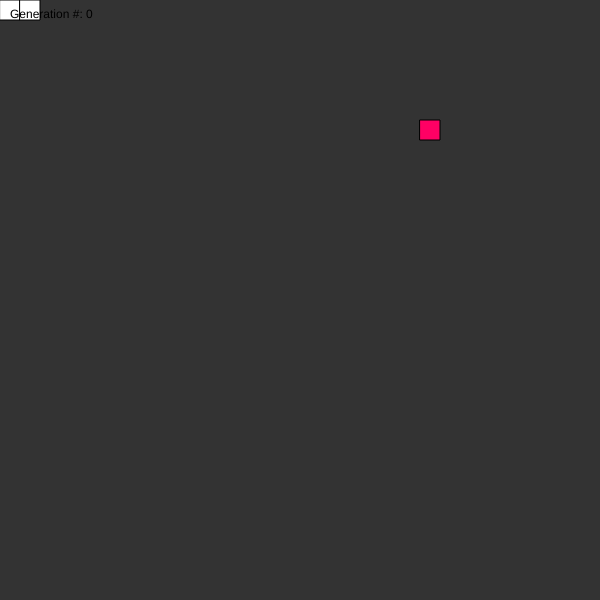
Frame 1 (no input)
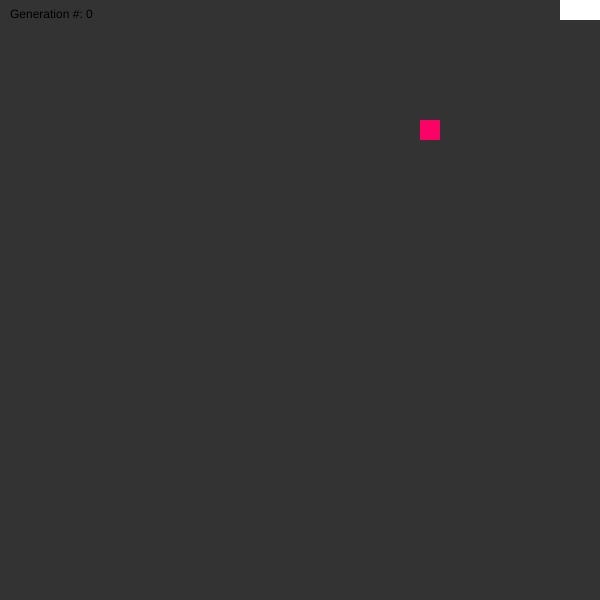
Frame 60 (no input)
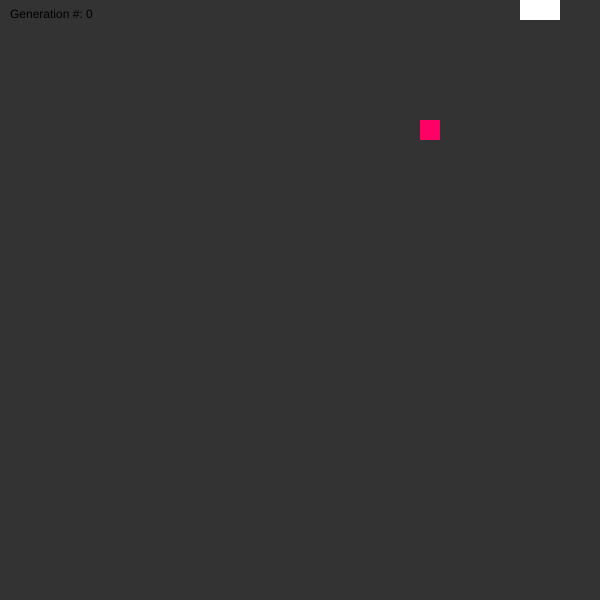
Frame 120 (the mouse pressed at the canvas centre since frame 60)

The p5.js sketch that drew these frames (run headless with seeded random() and noise() and a simulated clock; from frame 60 on, the mouse is pressed at the canvas centre):

// p5.js sketch
// ── sketch.js
//Snake Game with Genetic Algorithms

//Tomás Sáez


//delete code
var snake;
var scl = 20;

var food;

//Genetics
let population;
let target;


function setup() {
  createCanvas(600, 600);
  frameRate(20);
  pickLocation();

  
  let mutationRate = 0.01;
  let popmax = 5;
  population = new Population(mutationRate,popmax);
}

function draw() {
  background(51);


  // snake.death();
  // snake.update();
  // snake.show();
  
  // If the generation hasn't ended yet
  if(population.isAlive())
  {
    //if the current snake eats food, pick a new random location
    if(population.eats(food)){
      pickLocation();
    }
    //spawn one by one 
    population.live();

  }else{
    //Process of new generation
    population.fitness();
    population.selection();
    population.reproduction();
  }
  
  //Display target
  fill(255, 0, 100);
  rect(food.x, food.y, scl, scl);


  // Display some info
  fill(0);
  noStroke();
  text("Generation #: " + population.getGenerations(), 10, 18);
}


function pickLocation() {
  var cols = floor(width/scl);
  var rows = floor(height/scl);

  food = createVector(floor(random(cols)), floor(random(rows)));
  food.mult(scl);

}






// function keyPressed() {
//   if (keyCode === UP_ARROW) {
//     snake.dir(0, -1);
//   } else if (keyCode === DOWN_ARROW) {
//     snake.dir(0, 1);
//   } else if (keyCode === RIGHT_ARROW) {
//     snake.dir(1, 0);
//   } else if (keyCode === LEFT_ARROW) {
//     snake.dir(-1, 0);
//   }
// }
// ── DNA.js
class DNA{
    constructor(newGenes){

        if(newGenes){
            this.genes = newGenes;
        }else{

            this.genes = [];
            this.genes[0] = createVector()

        }

        //continuar
    }

    crossover(partner){
        let child = new Array(this.genes.length);
        //pick a midpoint
        let crossover = int(random(this.genes.length));

        // Take "half" from one and "half" from the other
        for(let i = 0; i < this.genes.length; i++){
            if(i > crossover) child[i] = this.genes[i];
            else child[i] = partner.genes[i];
        }
        let newGenes = new DNA(child);
        return newGenes;
    }

    mutate(m){
        for(let i = 0; i < this.genes.length; i++){
            if(random(1) < m){
                this.genes[i] = createVector( floor(random(-1,1)), floor(random(-1,1)) );
            }
        }
    }
}
// ── Population.js
//Snake Game with Genetic Algorithms

//Tomás Sáez

// A class to describe a population of "creatures"

// Initialize the population

class Population{
    constructor(mut,num){
        this.mutationRate = mut; // Mutation rate
        this.population = []; // Array to hold the current population
        this.matingPool = []; // ArrayList which we will use for our "mating pool"
        this.generations = 0;  // Number of generations
        this.snakeActive = [];
        this.currentSnake = 0;

        //make a new set of creatures
        for(let i = 0; i < num; i++){
            var location = createVector(width / 2, height / 2);
            this.population[i] = new Snake(location, new DNA());
        }
    }

    // Calculate fitness for each creature
    fitness(){
        for(let i = 0; i < this.population.length; i++){
            this.population[i].calcFitness();
        }
    }

    //Generate a mating pool
    selection(){
        //Clear the ArrayList from the previous mating pool
        this.matingPool = [];

        //Calculate best fitness of the whole population
        var maxFitness = this.getMaxFitness();

        for(let i = 0; i < this.population.length; i++){
            //https://p5js.org/reference/#/p5/map
            //Re-maps a number from one range to another.
            var fitnessNormal = map(this.population[i].getFitness(),0,maxFitness,0,1);
            var n = floor(fitnessNormal * 100);

            for(let j = 0; j < n; j++){
                this.matingPool.push(this.population[i]);
            }
        }
    }

    //Making the next generation
    reproduction(){
        //Refill the population with children from the mating pool
        for(var i = 0; i < this.population.length; i++){
            //Spring the wheel of fortune to pick two parent
            var m = floor(random(this.matingPool.length));
            var d = floor(random(this.matingPool.length));

            //pick two parents
            var mom = this.matingPool[m];
            var dad = this.matingPool[d];

            //Get their genes
            var momGenes = mom.getDNA();
            var dadGenes = dad.getDNA();

            //Make a baby
            var child = dadGenes.crossover(momGenes);
            console.log(child);
            //Mutate their genes
            child.mutate(this.mutationRate);

            //Fill the new population with the child
            var location = createVector(width / 2, height);
            this.population[i] = new Snake(location, child);
        }
        this.generations++;
    }

    live(){
        
        this.population[this.currentSnake].checkDeath();
        if(this.population[this.currentSnake].hitObstacle == true){
            //Passing to the next snake
            this.currentSnake++;
        }else{
            this.population[this.currentSnake].run();
        }
        
    }

    isAlive(){
        if(this.population[this.population.length - 1].lives() == false){
            return false;
        }
        if(this.population[this.currentSnake].lives() == true ){
            return true;
        }
    }

    eats(food){
        return this.population[this.currentSnake].eat(food);
    }

    
    /* ======================================================================================
    Getters
    */

    getCurrentSnake(){
        return this.currentSnake;
    }

    getGenerations(){
        return this.generations;
    }

    getMaxFitness(){
        var record = 0;
        for(var i = 0; i < this.population.length; i++){
            if(this.population[i].getFitness() > record){
                record = this.population[i].getFitness();
            }
        }
        return record;
    }
}
// ── snake.js
// Daniel Shiffman
// http://codingtra.in
// http://patreon.com/codingtrain
// Code for: https://youtu.be/AaGK-fj-BAM
class Snake{
    constructor(loc, dna_){
        //Fitness and DNA
        this.dna = dna_;
        this.fitness = 0;
        //Position to start
        this.position = loc.copy();
        this.timeAlive = 0;
        this.fruitsEaten = 0;
        // Some low number that will be beat instantly
        this.recordEaten = 0;
        this.recordAlive = 0;
        // Did I hit an obstacle(Am I alive?)
        this.hitObstacle = false;
        // this.currentSnake = []

        this.x = 0;
        this.y = 0;
        this.xspeed = 1;
        this.yspeed = 0;
        this.total = 1;
        this.tail = [];
    }
    
    eat(pos) {
        var d = dist(this.x, this.y, pos.x, pos.y);
        if (d < 20) {
            this.total++;
            this.fruitsEaten++;
            return true;
        } else {
            return false;
        }
    }
    
    dir(x, y) {
        this.xspeed = x;
        this.yspeed = y;
    }
    
    run(){
        this.timeAlive++;
        // if I didn't hit an obstacle, please draw me
        if(!this.hitObstacle){
            this.update();
            this.show();
        }
    }
    
    checkDeath() {
        for (var i = 0; i < this.tail.length; i++) {
            var pos = this.tail[i];
            var d = dist(this.x, this.y, pos.x, pos.y);
            if (d < 20) {
                this.hitObstacle = true;
                console.log('starting over');
                // this.total = 0;
                // this.tail = [];
            }
        }
    }
    
    update() {
        for (var i = 0; i < this.tail.length - 1; i++) {
            this.tail[i] = this.tail[i + 1];
        }
        if (this.total >= 1) {
            this.tail[this.total - 1] = createVector(this.x, this.y);
        }
        
        this.x = this.x + (this.xspeed * scl);
        this.y = this.y + (this.yspeed * scl);
        
        this.x = constrain(this.x, 0, width - scl);
        this.y = constrain(this.y, 0, height - scl);
    }

    // FITNESS FUNCTION
    // survival = most time alive
    // food = quantity of food eated
    calcFitness(){
    
        //if the snake gets no fruits, looses 90% of fitness
        if(this.fruitsEaten == 0) this.fruitsEaten = 0.1;
        //Reward surviving as long as possible and eating fruits
        this.fitness = this.timeAlive + this.fruitsEaten;
        // Make the function exponential
        this.fitness = pow(this.fitness, 2);

    }

    //record of food eated
    //record of time alive


    /* ======================================================================================
    Getters
    */


    lives(){
        //If the snake didn't hit an obstacle, she is alive
        let alive = !this.hitObstacle;
        return alive;
    }

    getFitness(){
        return this.fitness;
    }

    getDNA(){
        return this.dna;
    }


    /* ======================================================================================
    UI
    */


   show(){
    fill(255);
    for (var i = 0; i < this.tail.length; i++) {
        rect(this.tail[i].x, this.tail[i].y, scl, scl);
    }
    rect(this.x, this.y, scl, scl);
    }   
    
}
